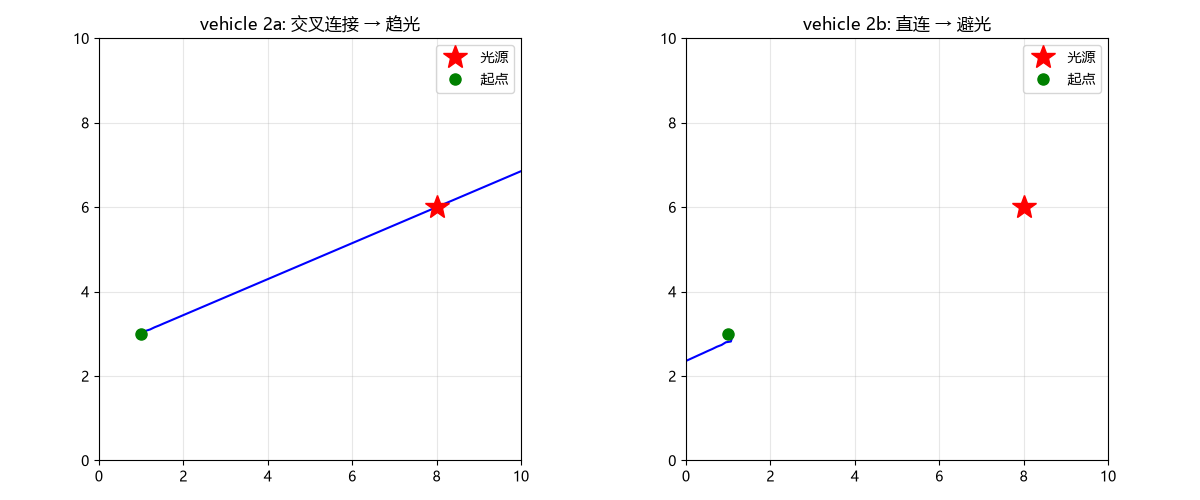

Recreate this plot in Python.
#!/usr/bin/env python3
"""exp1: Braitenberg 车辆——最简单的行为涌现（趋光 vs 避光）v2

v2 修复（2026-08-17，dsh 诊断）：
- v1 bug：传感器按 y 方向上下排列，光源在 x 方向时左右强度几乎相等
  → 马达等速 → 车辆直走 → 穿过光源出界 → 两个连接都"避光"
- v2：传感器按"光源相对车辆的角度差"计算——光源在左/右的偏差驱动转向

Braitenberg 车辆（Valentino Braitenberg, 1984）：
- 2 个传感器（左/右，探测光源方向偏差）
- 2 个马达（左/右轮）
- 连接方式决定行为：
  * 交叉连接（左传感器→右马达）：趋光（vehicle 2a）
  * 直连（左传感器→左马达）：避光（vehicle 2b）

关键认知：**没有"趋光"的代码**——行为从连接结构里涌现出来。
"""

import math

import matplotlib
import matplotlib.pyplot as plt

# 中文字体（Windows：微软雅黑——matplotlib 默认 DejaVu 无中文会乱码）
matplotlib.rcParams["font.sans-serif"] = ["Microsoft YaHei"]
matplotlib.rcParams["axes.unicode_minus"] = False  # 负号正常显示


class LightSource:
    """固定光源。"""

    def __init__(self, x: float = 8.0, y: float = 6.0) -> None:
        self.x = x
        self.y = y


class Vehicle:
    """Braitenberg 车辆 v2。

    wiring: "cross" = 交叉（趋光）/ "direct" = 直连（避光）
    """

    def __init__(self, wiring: str = "cross", x: float = 1.0, y: float = 3.0) -> None:
        self.x = x
        self.y = y
        self.angle = 0.0  # 朝向（弧度，0 = 向右）
        self.speed = 0.12
        self.wiring = wiring
        self.trace_x = [x]
        self.trace_y = [y]

    def _sense(self, light: LightSource) -> tuple[float, float]:
        """传感器：光源相对车辆的角度差（-pi..pi）。

        diff > 0：光源在车辆左侧；diff < 0：光源在右侧。
        返回 (左传感器强度, 右传感器强度)——光源在左时左强，在右时右强。
        """
        angle_to_light = math.atan2(light.y - self.y, light.x - self.x)
        diff = angle_to_light - self.angle
        # 归一化到 [-pi, pi]
        while diff > math.pi:
            diff -= 2 * math.pi
        while diff < -math.pi:
            diff += 2 * math.pi
        # 左传感器 = 光源偏左的程度（diff > 0 时大）；右传感器反之
        left_sense = max(0.0, math.sin(diff))
        right_sense = max(0.0, -math.sin(diff))
        return left_sense, right_sense

    def step(self, light: LightSource) -> None:
        left_sense, right_sense = self._sense(light)

        if self.wiring == "cross":
            # 交叉：左传感器 → 右马达（光源在左 → 右轮快 → 左转 → 追光）
            left_motor = right_sense
            right_motor = left_sense
        else:
            # 直连：左传感器 → 左马达（光源在左 → 左轮快 → 右转 → 远离光）
            left_motor = left_sense
            right_motor = right_sense

        # 差速转向：右轮快 → 左转（angle 增）
        turn = (right_motor - left_motor) * 1.5
        self.angle += turn

        self.x += math.cos(self.angle) * self.speed
        self.y += math.sin(self.angle) * self.speed
        self.trace_x.append(self.x)
        self.trace_y.append(self.y)


def run_simulation(wiring: str, steps: int = 300) -> tuple[list[float], list[float], LightSource]:
    light = LightSource(x=8.0, y=6.0)
    v = Vehicle(wiring=wiring, x=1.0, y=3.0)
    for _ in range(steps):
        v.step(light)
        # 边界：出界就停（防止轨迹飞走）
        if not (0 <= v.x <= 10 and 0 <= v.y <= 10):
            break
    return v.trace_x, v.trace_y, light


def main() -> None:
    print("=" * 60)
    print("exp1 v2: Braitenberg 车辆——行为从连接结构涌现（bug 修复版）")
    print("=" * 60)
    print()
    print("4 个神经元（2 传感器 + 2 马达），没有'趋光'或'避光'的代码——")
    print("只有 4 条连接线的接法不同，行为完全不同。")
    print()

    fig, (ax1, ax2) = plt.subplots(1, 2, figsize=(12, 5))

    for i, wiring in enumerate(["cross", "direct"]):
        tx, ty, light = run_simulation(wiring)
        ax = ax1 if i == 0 else ax2
        ax.plot(tx, ty, "b-", linewidth=1.5)
        ax.plot(light.x, light.y, "r*", markersize=18, label="光源")
        ax.plot(tx[0], ty[0], "go", markersize=8, label="起点")
        ax.set_xlim(0, 10)
        ax.set_ylim(0, 10)
        ax.set_aspect("equal")
        ax.set_title("vehicle 2a: 交叉连接 → 趋光" if wiring == "cross" else "vehicle 2b: 直连 → 避光")
        ax.legend()
        ax.grid(True, alpha=0.3)

        final_dist = math.sqrt((tx[-1] - light.x) ** 2 + (ty[-1] - light.y) ** 2)
        behavior = "趋光（靠近光源）" if final_dist < 3 else "避光（远离光源）"
        print(f"{wiring:>6} 连接: 终点距光源 {final_dist:.2f} → {behavior}")

    plt.tight_layout()
    plt.savefig("snn_behavior/exp1_braitenberg.png", dpi=100)
    print()
    print("可视化已保存：snn_behavior/exp1_braitenberg.png")
    print()
    print("关键认知：趋光/避光没有写在代码里——是'连接结构'涌现的")
    print("下一步：加 STDP 可塑性（exp2）——让车辆'学会'趋光")


if __name__ == "__main__":
    main()
